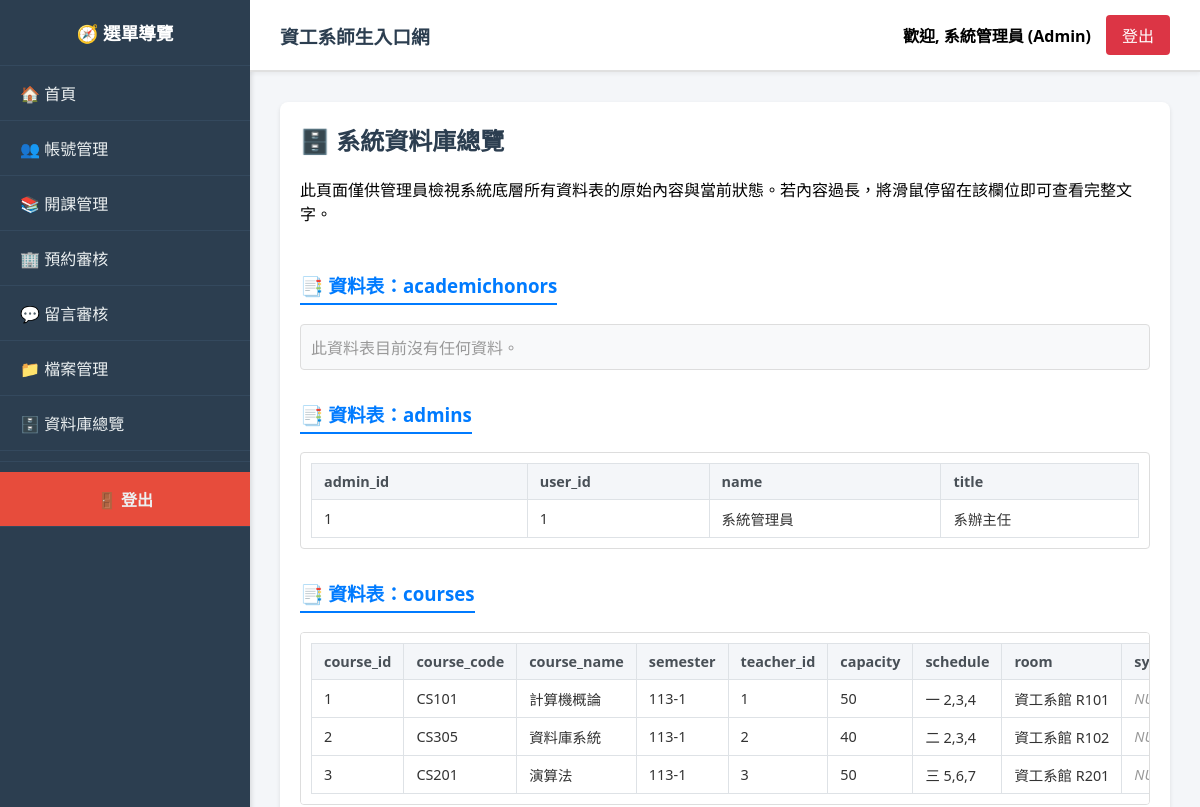
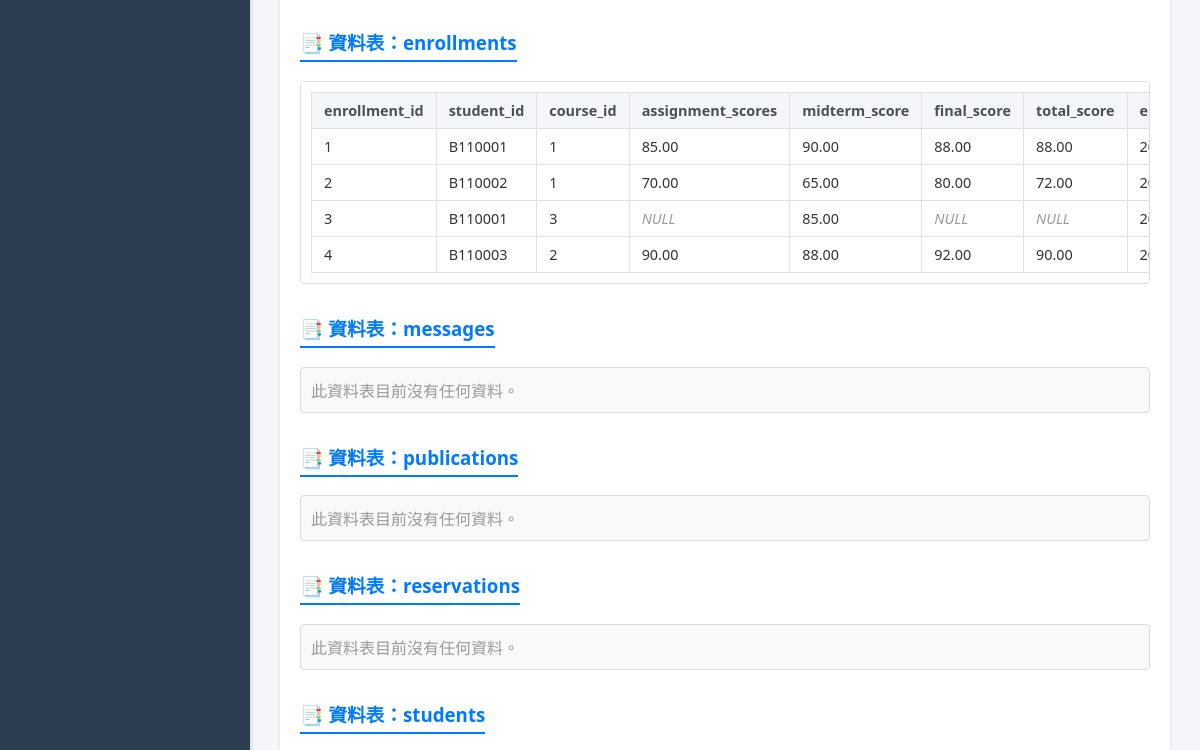
Page /index.php?page=view_database (signed in, upper part) on the earlier database version (2 pictures, top to bottom).
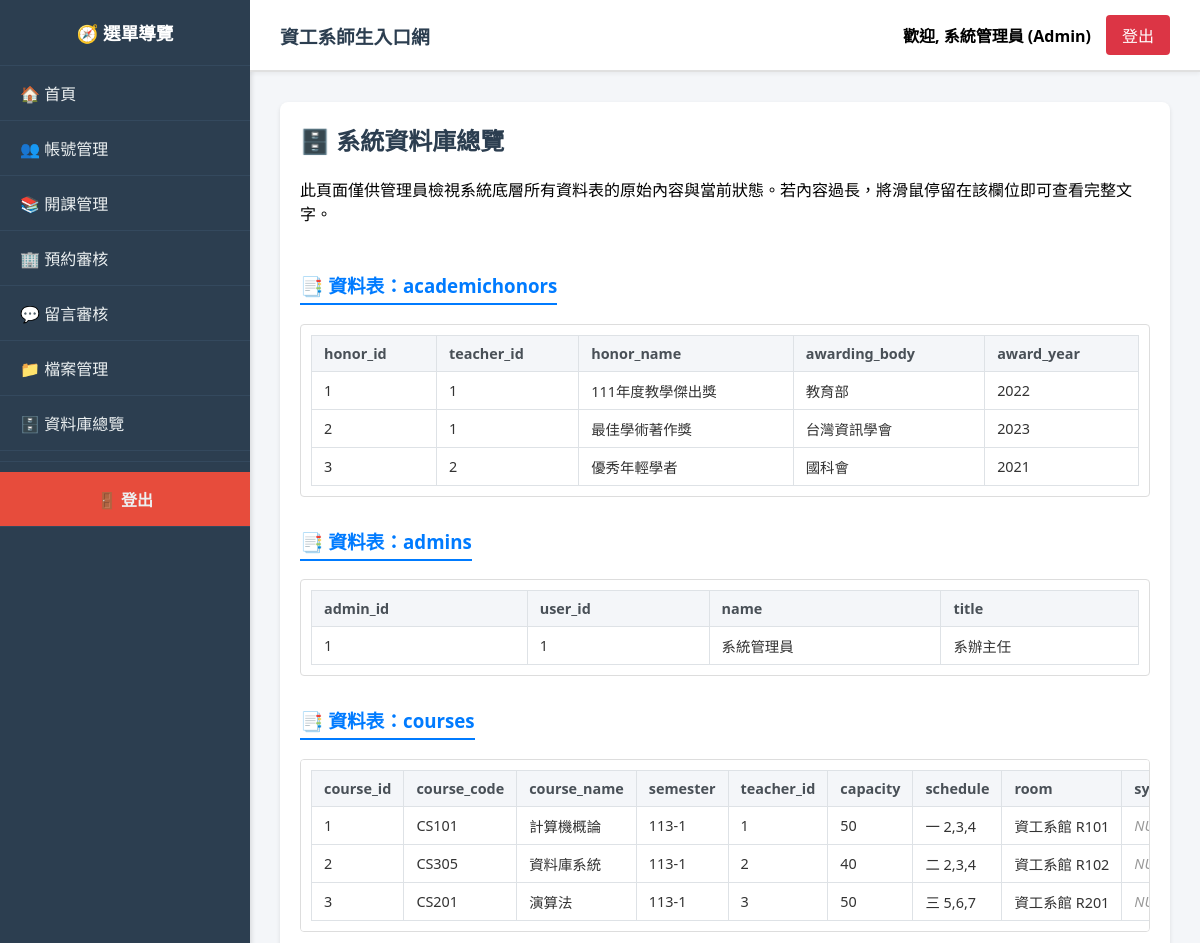
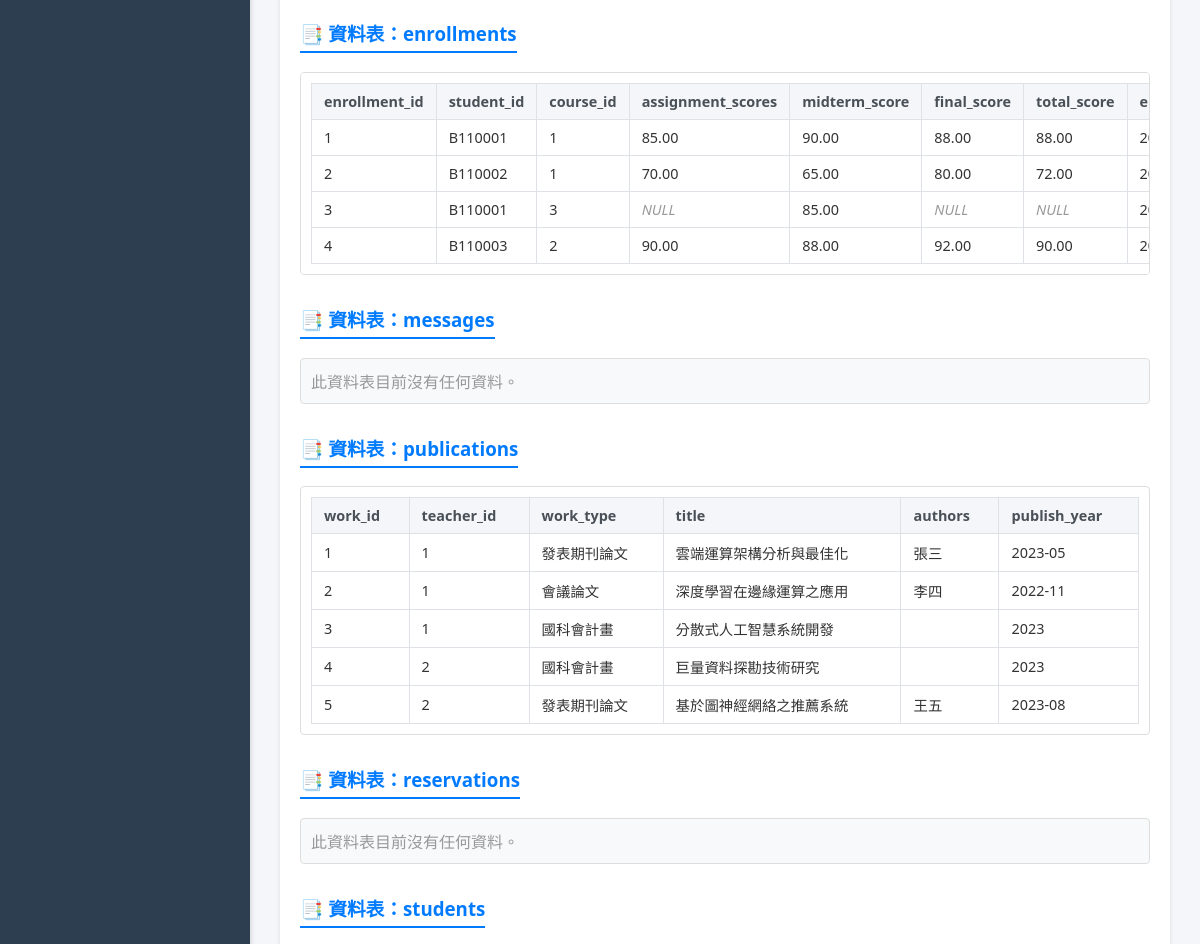
Same page on the later database version (2 pictures, top to bottom).
### tables this page shows
CREATE TABLE Courses (
    course_id INT AUTO_INCREMENT PRIMARY KEY,
    course_code VARCHAR(20) NOT NULL,
    course_name VARCHAR(100) NOT NULL,
    semester VARCHAR(10) NOT NULL,  
    teacher_id INT,
    capacity INT NOT NULL DEFAULT 50,  
    schedule VARCHAR(100),  
    room VARCHAR(50) DEFAULT NULL COMMENT '上課教室',
    syllabus TEXT,
    created_at TIMESTAMP DEFAULT CURRENT_TIMESTAMP,
    FOREIGN KEY (teacher_id) REFERENCES Teachers(teacher_id) ON DELETE SET NULL
);

CREATE TABLE Enrollments (
    enrollment_id INT AUTO_INCREMENT PRIMARY KEY,
    student_id VARCHAR(20),
    course_id INT,
    assignment_scores DECIMAL(5, 2) DEFAULT NULL,  
    midterm_score DECIMAL(5, 2) DEFAULT NULL,  
    final_score DECIMAL(5, 2) DEFAULT NULL,  
    total_score DECIMAL(5, 2) DEFAULT NULL,  
    enrolled_at TIMESTAMP DEFAULT CURRENT_TIMESTAMP,
    UNIQUE KEY(student_id, course_id),
    FOREIGN KEY (student_id) REFERENCES Students(student_id) ON DELETE CASCADE,
    FOREIGN KEY (course_id) REFERENCES Courses(course_id) ON DELETE CASCADE
);

CREATE TABLE AcademicHonors (
    honor_id INT AUTO_INCREMENT PRIMARY KEY COMMENT '榮譽編號',
    teacher_id INT NOT NULL COMMENT '教師編號',
    honor_name VARCHAR(255) NOT NULL COMMENT '獎項名稱',
    awarding_body VARCHAR(255) COMMENT '頒發機構',
    award_year INT COMMENT '獲獎年份',
    FOREIGN KEY (teacher_id) REFERENCES Teachers(teacher_id) ON DELETE CASCADE
);

CREATE TABLE Publications (
    work_id INT AUTO_INCREMENT PRIMARY KEY COMMENT '著作編號',
    teacher_id INT NOT NULL COMMENT '教師編號',
    work_type VARCHAR(100) NOT NULL COMMENT '著作類型 (如：期刊論文、會議論文...)',
    title VARCHAR(255) NOT NULL COMMENT '標題',
    authors TEXT COMMENT '作者',
    publish_year VARCHAR(50) COMMENT '發表日期/出版年份',
    FOREIGN KEY (teacher_id) REFERENCES Teachers(teacher_id) ON DELETE CASCADE
);

### modules/admin/view_database.php (the view, shortened to what this page needs)
<div class="card">
    <h2>🗄️ 系統資料庫總覽 </h2>
    <p>此頁面僅供管理員檢視系統底層所有資料表的原始內容與當前狀態。若內容過長，將滑鼠停留在該欄位即可查看完整文字。</p>
    <?php
    if ($_SESSION['role'] != 'Admin') {
        echo "<p style='color:red;'>無權限。只有管理員可以瀏覽此頁面。</p>";
    } else {
        $tables = [];
        $tables_result = $conn->query("SHOW TABLES");
        if ($tables_result) {
            while ($row = $tables_result->fetch_row()) {
                $tables[] = $row[0];
            }
        }
        if (!empty($tables)) {
            foreach ($tables as $table_name) {
                echo "<h3 style='margin-top: 30px; color: #007bff; border-bottom: 2px solid #007bff; padding-bottom: 5px; display: inline-block;'>📑 資料表：{$table_name}</h3>";
                $data_result = $conn->query("SELECT * FROM `{$table_name}`");
                if ($data_result->num_rows > 0) {
                    echo "<div style='overflow-x: auto; background: #fff; padding: 10px; border: 1px solid #ddd; border-radius: 4px;'>";
                    echo "<table style='width:100%; text-align:left; border-collapse: collapse; font-size: 0.9em; white-space: nowrap;'>";
                    echo "<tr style='background:#f4f6f9;'>";
                    $fields = $data_result->fetch_fields();
                    foreach ($fields as $field) {
                        echo "<th style='padding:8px 12px; border: 1px solid #dee2e6; color: #495057;'>" . htmlspecialchars($field->name) . "</th>";
                    }
                    echo "</tr>";
                    while ($data_row = $data_result->fetch_assoc()) {
                        echo "<tr style='border-bottom:1px solid #e0e0e0; background: #fff;' onmouseover=\"this.style.background='#f9f9f9'\" onmouseout=\"this.style.background='#fff'\">";
                        foreach ($data_row as $key => $value) {
                            if ($value === null) {
                                echo "<td style='padding:8px 12px; border: 1px solid #dee2e6; color: #999; font-style: italic;'>NULL</td>";
                            } else {
                                $safe_val = htmlspecialchars((string)$value, ENT_QUOTES, 'UTF-8');
                                echo "<td style='padding:8px 12px; border: 1px solid #dee2e6; color: #333; max-width: 200px; overflow: hidden; text-overflow: ellipsis; white-space: nowrap;' title='{$safe_val}'>" . $safe_val . "</td>";
                            }
                        }
                        echo "</tr>";
                    }
                    echo "</table>";
                    echo "</div>";
                } else {
                    echo "<div style='background: #f8f9fa; padding: 10px; border-radius: 4px; border: 1px solid #ddd;'>";
                    echo "<span style='color:#999;'>此資料表目前沒有任何資料。</span>";
                    echo "</div>";
                }
            }
        } else {
            echo "<p style='color:red;'>無法讀取資料庫結構，或資料庫中沒有任何表單。</p>";
        }
    }
    ?>
</div>

### includes/header.php
<div class="header">
    <div style="flex: 1;">
        <h3 style="margin: 0;">資工系師生入口網</h3>
    </div>
    <div style="display: flex; gap: 15px; align-items: center;">
        <?php if(isset($_SESSION['user_id'])): ?>
            <?php
                $display_name = $_SESSION['username'];
                if(isset($conn)) {
                    $uid = intval($_SESSION['user_id']);
                    $role_type = $_SESSION['role'];
                    $table = '';
                    if($role_type == 'Admin') $table = 'Admins';
                    elseif($role_type == 'Teacher') $table = 'Teachers';
                    elseif($role_type == 'Student') $table = 'Students';
                    if($table) {
                        $name_query = $conn->query("SELECT name FROM $table WHERE user_id = $uid");
                        if($name_query && $n_row = $name_query->fetch_assoc()) {
                            $display_name = $n_row['name'];
                        }
                    }
                }
            ?>
            <span style="font-weight: bold;">歡迎, <?php echo htmlspecialchars($display_name); ?>
            (<?php echo htmlspecialchars($_SESSION['role']); ?>)</span>
            <a href="logout.php" class="btn" style="margin: 0; background: #dc3545;">登出</a>
        <?php else: ?>
            <a href="index.php?page=login" class="btn" style="margin: 0;">系統登入</a>
        <?php endif; ?>
    </div>
</div>

Differences in the rows shown:
added academichonors: honor_id "1", teacher "1", honor_name "111年度教學傑出獎", awarding_body "教育部", award_year "2022"
added academichonors: honor_id "2", teacher "1", honor_name "最佳學術著作獎", awarding_body "台灣資訊學會", award_year "2023"
added academichonors: honor_id "3", teacher "2", honor_name "優秀年輕學者", awarding_body "國科會", award_year "2021"
added publications: work_id "1", teacher "1", work_type "發表期刊論文", title "雲端運算架構分析與最佳化", authors "張三", publish_year "2023-05"
added publications: work_id "2", teacher "1", work_type "會議論文", title "深度學習在邊緣運算之應用", authors "李四", publish_year "2022-11"
added publications: work_id "3", teacher "1", work_type "國科會計畫", title "分散式人工智慧系統開發", publish_year "2023"
added publications: work_id "4", teacher "2", work_type "國科會計畫", title "巨量資料探勘技術研究", publish_year "2023"
added publications: work_id "5", teacher "2", work_type "發表期刊論文", title "基於圖神經網絡之推薦系統", authors "王五", publish_year "2023-08"
Other differences:
list line gone: "此資料表目前沒有任何資料。"
new list line: "honor_id teacher_id honor_name awarding_body award_year"
new list line: "work_id teacher_id work_type title authors publish_year"
